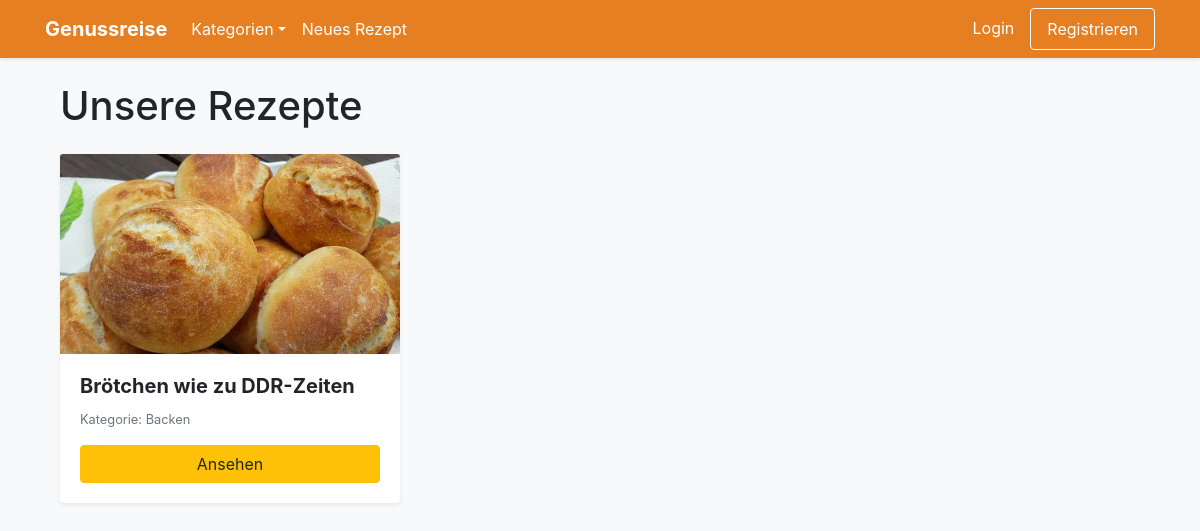
Before: / with the older database file.
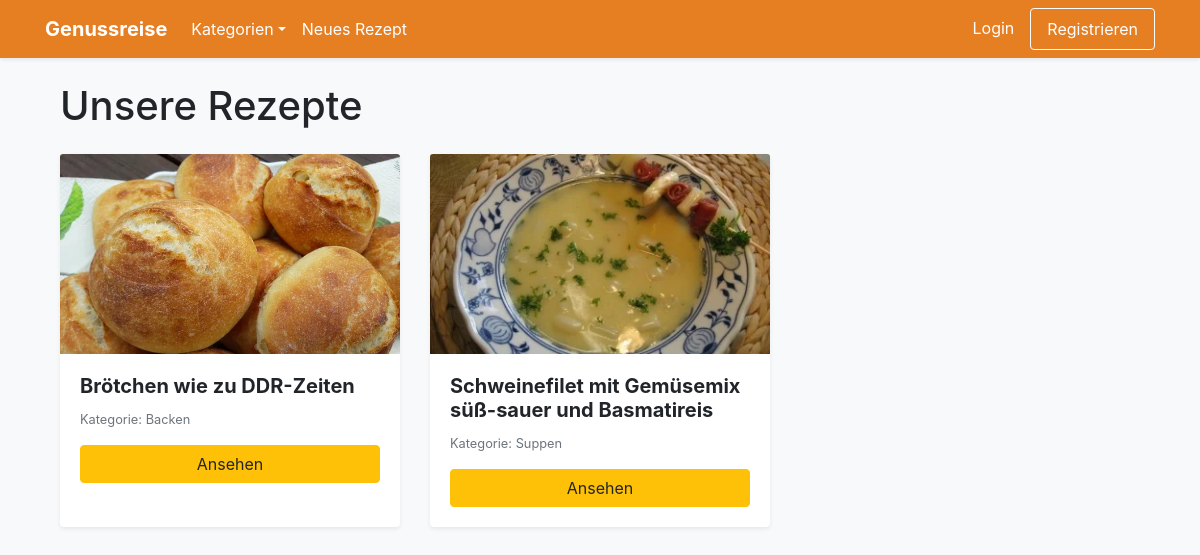
After: the same page with the newer database file.
### app.py (models this page shows)
class Recipe(db.Model):
    id = db.Column(db.Integer, primary_key=True)
    name = db.Column(db.String(100), nullable=False)
    instructions = db.Column(db.Text, nullable=False)
    image_file = db.Column(db.String(100), nullable=False, default='default.jpg')
    prep_time = db.Column(db.Integer, default=0)
    cook_time = db.Column(db.Integer, default=0)
    rest_time = db.Column(db.Integer, default=0)
    servings = db.Column(db.Integer, default=1)
    calories = db.Column(db.Integer, default=0)
    protein = db.Column(db.Float, default=0.0)
    carbs = db.Column(db.Float, default=0.0)
    fat = db.Column(db.Float, default=0.0)
    user_id = db.Column(db.Integer, db.ForeignKey('user.id'), nullable=False)
    category_id = db.Column(db.Integer, db.ForeignKey('category.id'), nullable=True)
    ingredients = db.relationship('Ingredient', backref='recipe', lazy=True, cascade="all, delete-orphan")

class Category(db.Model):
    id = db.Column(db.Integer, primary_key=True)
    name = db.Column(db.String(50), unique=True, nullable=False)
    recipes = db.relationship('Recipe', backref='category_rel', lazy=True)

### app.py (the view)
@app.route("/")
def index():
    recipes = Recipe.query.all()
    return render_template('index.html', recipes=recipes)

### app.py (called while the page is built)
@app.context_processor
def inject_categories():
    return dict(all_categories=Category.query.order_by(Category.name).all())

### templates/index.html
{% extends "base.html" %}
{% block content %}
<div class="container">
    <h1 class="my-4">{% if current_category %}{{ current_category.name }}{% else %}Unsere Rezepte{% endif %}</h1>
    <div class="row">
        {% for recipe in recipes %}
        <div class="col-md-4 mb-4">
            <div class="card h-100 shadow-sm border-0">
                <img src="{{ url_for('static', filename='uploads/' + recipe.image_file) }}"
                     class="card-img-top" style="height: 200px; object-fit: cover;"
                     onerror="this.onerror=null;this.src='{{ url_for('static', filename='uploads/default.jpg') }}';">
                <div class="card-body">
                    <h5 class="card-title font-weight-bold">{{ recipe.name }}</h5>
                    <p class="text-muted small">Kategorie: {{ recipe.category_rel.name if recipe.category_rel else 'Allgemein' }}</p>
                    <a href="{{ url_for('recipe_detail', recipe_id=recipe.id) }}" class="btn btn-warning btn-block">Ansehen</a>
                </div>
            </div>
        </div>
        {% endfor %}
    </div>
</div>
{% endblock %}

### templates/base.html (shortened to what this page needs)
<!DOCTYPE html>
<html lang="de">
<head>
    <link rel="stylesheet" href="https://stackpath.bootstrapcdn.com/bootstrap/4.5.2/css/bootstrap.min.css">
    <link rel="stylesheet" href="https://cdnjs.cloudflare.com/ajax/libs/font-awesome/5.15.4/css/all.min.css">
</head>
<body class="bg-light">
    <nav class="navbar navbar-expand-lg navbar-dark navbar-custom shadow-sm">
        <div class="container">
            <a class="navbar-brand font-weight-bold" href="{{ url_for('index') }}">Genussreise</a>
            <div class="collapse navbar-collapse" id="navRes">
                <ul class="navbar-nav mr-auto">
                    <li class="nav-item dropdown">
                        <a class="nav-link dropdown-toggle text-white" href="#" id="catDrop" role="button" data-toggle="dropdown" aria-haspopup="true" aria-expanded="false">Kategorien</a>
                    </li>
                    <li class="nav-item"><a class="nav-link text-white" href="{{ url_for('add_recipe') }}">Neues Rezept</a></li>
                </ul>
                <ul class="navbar-nav">
                    {% if current_user.is_authenticated %}
                        <li class="nav-item"><a class="nav-link text-white" href="{{ url_for('logout') }}">Logout ({{ current_user.username }})</a></li>
                    {% else %}
                        <li class="nav-item"><a class="nav-link text-white" href="{{ url_for('login') }}">Login</a></li>
                        <li class="nav-item ml-lg-2">
                            <a class="nav-link btn-nav-reg px-3 rounded" href="{{ url_for('register') }}">Registrieren</a>
                        </li>
                    {% endif %}
                </ul>
            </div>
        </div>
    </nav>
    <main class="container mt-4">
        {% block content %}{% endblock %}
    </main>
</body>
</html>

### templates/base.html (style rules this page uses)
.navbar-custom { background-color: #e67e22; }
.btn-nav-reg { border: 1px solid white; color: white !important; transition: 0.3s; }
.card-img-top { height: 200px; object-fit: cover; }

Changed rows visible on the page:
added Recipe: image_file (picture), name "Schweinefilet mit Gemüsemix süß-sauer und Basmatireis", category_rel "Suppen"
